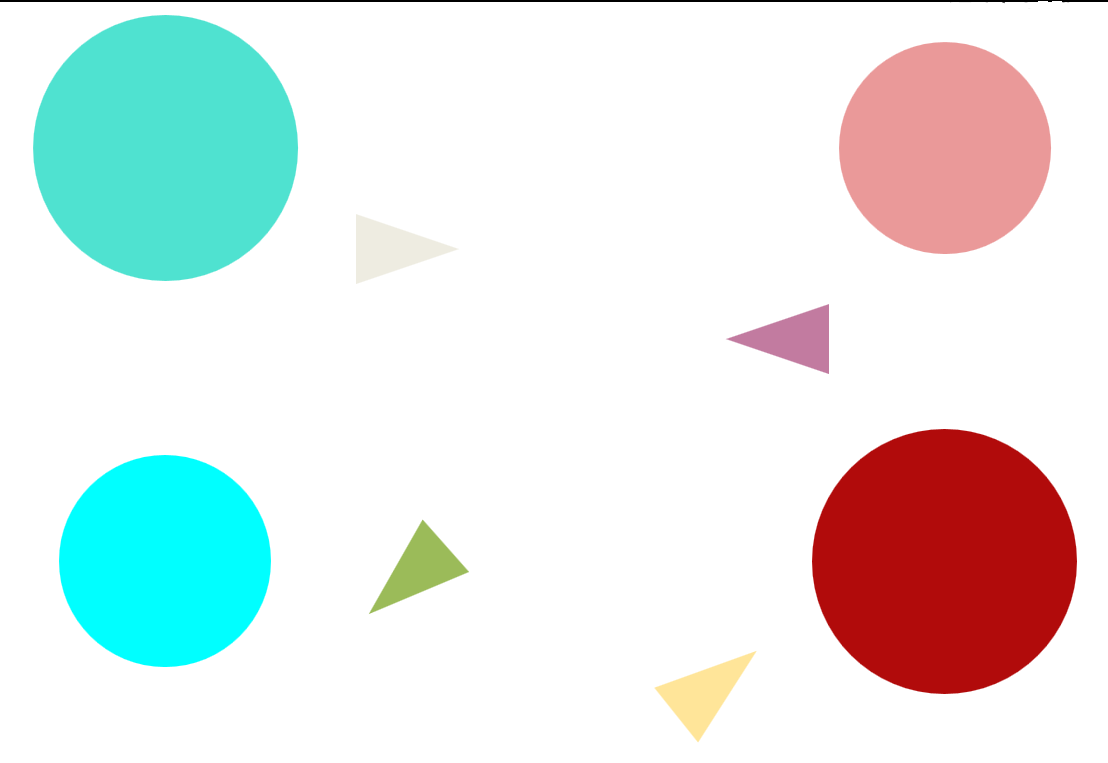
#> input picture circulo.png, 1108 x 763 px
$ jupyter execute nac_1_thetwo.ipynb   (shell and % lines are left out)
#> lines starting #> are read from the running program, lines starting #| are printed output that depends on the picture; after the words box and inside, x2 and y2 are one past the last pixel; in counts of white or black regions, pixels touching at a corner belong together
# Imports

[cell 1]
import cv2
from matplotlib import pyplot as plt
import numpy as np
import math

## Código

[cell 2]
# imagem original
img = cv2.imread('circulo.png')
#> img is the input picture: shape (763, 1108, 3); mean B, G, R 229.4, 231.2, 225.5

img_rgb = cv2.cvtColor(img, cv2.COLOR_BGR2RGB)

plt.figure(figsize = (10,10))
plt.imshow(img_rgb)

# R1

[cell 3]
img = cv2.imread('circulo.png')

img_hsv = cv2.cvtColor(img, cv2.COLOR_BGR2HSV)
#> img_hsv: shape (763, 1108, 3); mean H, S, V 10.6, 42.2, 245.9

image_lower_azul = np.array([0, 150, 100])
image_upper_azul = np.array([250, 250, 245])


mask_hsv = cv2.inRange(img_hsv, image_lower_azul, image_upper_azul)
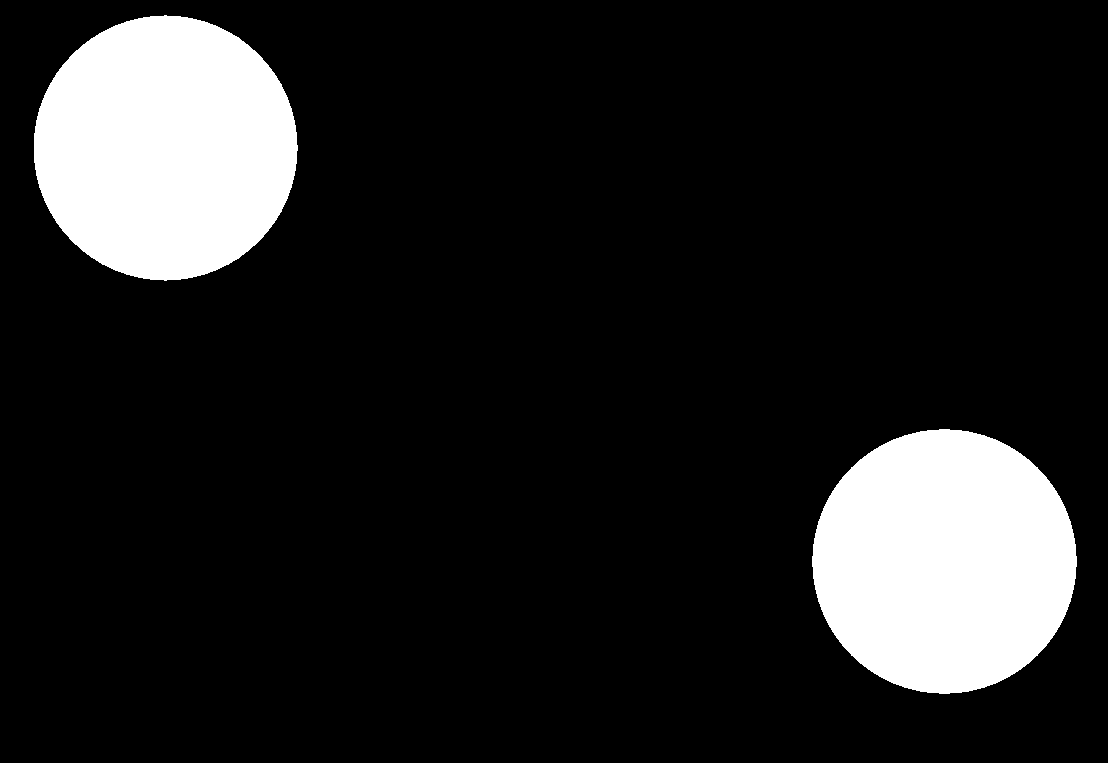
#> mask_hsv: shape (763, 1108); 13% white; 2 white regions

contornos, _ = cv2.findContours(mask_hsv, cv2.RETR_TREE, cv2.CHAIN_APPROX_SIMPLE)
#> contornos = 2 contours; box (x1, y1, x2, y2) and area: (812, 429, 1077, 694) 54498, (34, 15, 298, 281) 54480


mask_rgb = cv2.cvtColor(mask_hsv, cv2.COLOR_GRAY2RGB)
#> mask_rgb: shape (763, 1108, 3); 13% white; 2 white regions, box (x1, y1, x2, y2) and area: (812, 429, 1077, 694) 54873, (34, 15, 298, 281) 54854
contornos_img = mask_rgb.copy() # Cópia da máscara para ser desenhada "por cima"

cv2.drawContours(contornos_img, contornos, -1, [255, 0, 0], 5);

plt.figure(figsize = (10,10))
plt.imshow(contornos_img);

[cell 4]
color = (0,0,0)
color2 = (156, 184, 255)

# Calculo das coordenadas do centro de massa1
cnt = contornos[0]
#> cnt = contour of 388 points, box (x1, y1, x2, y2) (812, 429, 1077, 694), area 54498
M = cv2.moments(cnt)
#> M = moments, m00 54498, centre m10/m00, m01/m00 = (944, 561)

cx1 = int(M['m10']/M['m00'])
#> cx1 = 944
cy1 = int(M['m01']/M['m00'])
#> cy1 = 561
cv2.line(contornos_img,(cx1,cy1),(cx1,cy1),color,10)
#> contornos_img: shape (763, 1108, 3); mean B, G, R 34.5, 31.2, 31.2


# Calculo das coordenadas do centro de massa2
cnt2 = contornos[1]
#> cnt2 = contour of 380 points, box (x1, y1, x2, y2) (34, 15, 298, 281), area 54480
M2 = cv2.moments(cnt2)
#> M2 = moments, m00 54480, centre m10/m00, m01/m00 = (165.1, 147.5)

cx2 = int(M2['m10']/M2['m00'])
#> cx2 = 165
cy2 = int(M2['m01']/M2['m00'])
#> cy2 = 147
cv2.line(contornos_img,(cx2,cy2),(cx2,cy2),color,10)
#> contornos_img: shape (763, 1108, 3); mean B, G, R 34.5, 31.2, 31.2


# Calculo das Áreas
area1 = cv2.contourArea(cnt)
#> area1 = 54498
area2 = cv2.contourArea(cnt2)
#> area2 = 54480
# FONTE : https://docs.opencv.org/3.1.0/dd/d49/tutorial_py_contour_features.html


# Textos
font1 = cv2.FONT_HERSHEY_SIMPLEX
text1 = cy2 , cx2
#> text1 = (147, 165)
origem1 = (70,350)
cv2.putText(contornos_img, str(text1), origem1, font1,1,(200,50,0),2,cv2.LINE_AA)

font2 = cv2.FONT_HERSHEY_SIMPLEX
text2 = cy1 , cx1
#> text2 = (561, 944)
origem2 = (860,390)
cv2.putText(contornos_img, str(text2), origem2, font2,1,(200,50,0),2,cv2.LINE_AA)


# Textos das Áreas
font_area1 = cv2.FONT_HERSHEY_SIMPLEX
texto_area1 = "Area 1: {}".format(area1)
#> texto_area1 = 'Area 1: 54498.0'
origem_area1 = (40,390)
cv2.putText(contornos_img, str(texto_area1), origem_area1, font_area1,1,(200,50,0),2,cv2.LINE_AA)

font_area2 = cv2.FONT_HERSHEY_SIMPLEX
texto_area2 = "Area 2: {}".format(area2)
#> texto_area2 = 'Area 2: 54480.0'
origem_area2 = (820,350)
cv2.putText(contornos_img, str(texto_area2), origem_area2, font_area2,1,(200,50,0),2,cv2.LINE_AA)
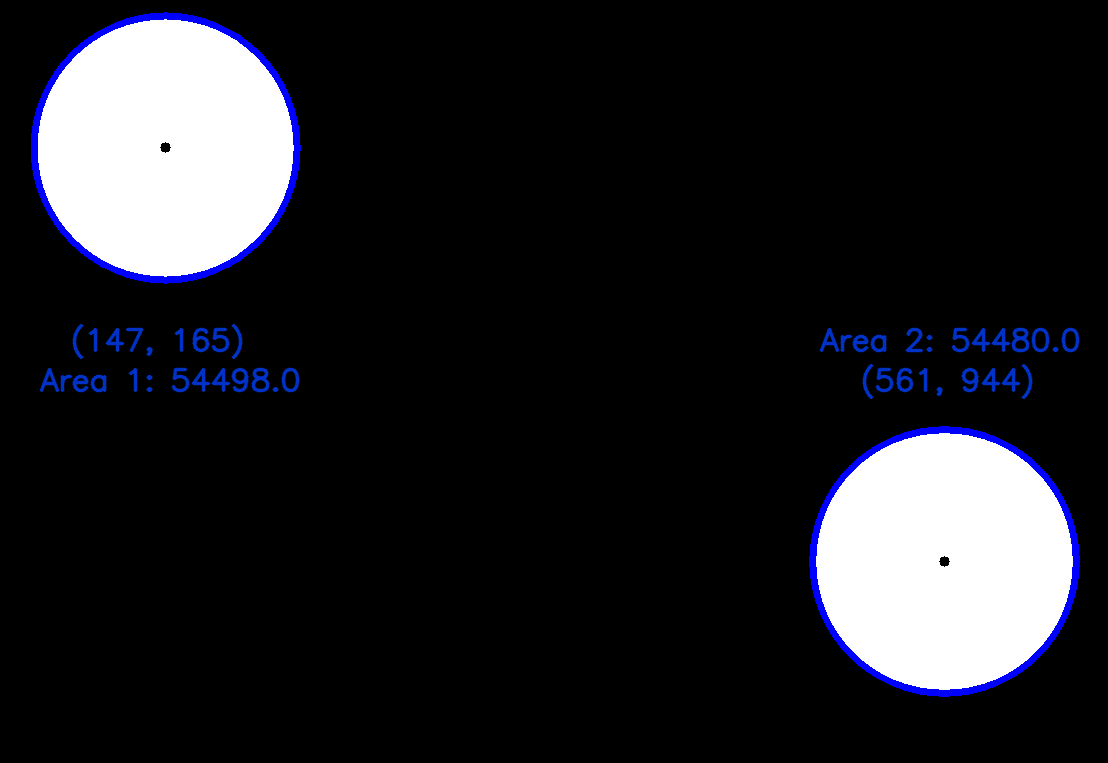
#> contornos_img: shape (763, 1108, 3); mean B, G, R 36, 31.6, 31.2


# Retorno imagem e informações
plt.figure(figsize = (10,10))
plt.imshow(contornos_img);

# R2

[cell 5]
color = (0,0,0)
color2 = (156, 184, 255)

# Calculo das coordenadas do centro de massa1
cnt = contornos[0]
M = cv2.moments(cnt)

cx1 = int(M['m10']/M['m00'])
cy1 = int(M['m01']/M['m00'])


# Calculo das coordenadas do centro de massa2
cnt2 = contornos[1]
M2 = cv2.moments(cnt2)

cx2 = int(M2['m10']/M2['m00'])
cy2 = int(M2['m01']/M2['m00'])

# Textos
font1 = cv2.FONT_HERSHEY_SIMPLEX
text1 = cy2 , cx2
origem1 = (70,350)
cv2.putText(contornos_img, str(text1), origem1, font2,1,(200,50,0),2,cv2.LINE_AA)
#> contornos_img: shape (763, 1108, 3); 0.1% of pixels changed, all inside (x1, y1, x2, y2) = (72, 324, 243, 360)


font2 = cv2.FONT_HERSHEY_SIMPLEX
text2 = cy1 , cx1
origem2 = (860,390)
cv2.putText(contornos_img, str(text2), origem2, font2,1,(200,50,0),2,cv2.LINE_AA)
#> contornos_img: shape (763, 1108, 3); mean B, G, R 36.1, 31.6, 31.2


# Linha entre os pontos
linha = cv2.line(contornos_img,(cx1,cy1),(cx2,cy2),color2,10)


plt.figure(figsize = (10,10))
plt.imshow(contornos_img)
#print(np.angle())

# Calculo do grau inclinação da reta

[cell 6]
color = (0,0,0)
color2 = (156, 184, 255)
color3 = (0, 255, 0)

# Calculo das coordenadas do centro de massa1
cnt = contornos[0]
M = cv2.moments(cnt)

cx1 = int(M['m10']/M['m00'])
cy1 = int(M['m01']/M['m00'])


# Calculo das coordenadas do centro de massa2
cnt2 = contornos[1]
M2 = cv2.moments(cnt2)

cx2 = int(M2['m10']/M2['m00'])
cy2 = int(M2['m01']/M2['m00'])

# Textos
font1 = cv2.FONT_HERSHEY_SIMPLEX
text1 = cy2 , cx2
origem1 = (70,350)
cv2.putText(contornos_img, str(text1), origem1, font2,1,(200,50,0),2,cv2.LINE_AA)


font2 = cv2.FONT_HERSHEY_SIMPLEX
text2 = cy1 , cx1
origem2 = (860,390)
cv2.putText(contornos_img, str(text2), origem2, font2,1,(200,50,0),2,cv2.LINE_AA)
#> contornos_img: shape (763, 1108, 3); mean B, G, R 37, 32.9, 33.2


# Linha entre os pontos
linha = cv2.line(contornos_img,(cx1,cy1),(cx2,cy2),color2,10)


# Linhas a mais do para formar um triangulo triangulo
cv2.line(contornos_img,(cx1,cy1),(cx2,cy1),color3,10)
cv2.line(contornos_img,(cx2,cy2),(cx2,cy1),color3,10)


# CALCULO DA ANGULATURA
inclinacao = (cy2-cy1)/(cx2-cx1)
#> inclinacao = 0.531
angulatura = round(math.degrees(inclinacao))
#> angulatura = 30


font3 = cv2.FONT_HERSHEY_SIMPLEX
text3 = "angulo de inclinacao da reta: {} graus".format(angulatura)
#> text3 = 'angulo de inclinacao da reta: 30 graus'
origem3 = (178,530)
cv2.putText(contornos_img, str(text3), origem3, font3,1,(200,50,0),2,cv2.LINE_AA)
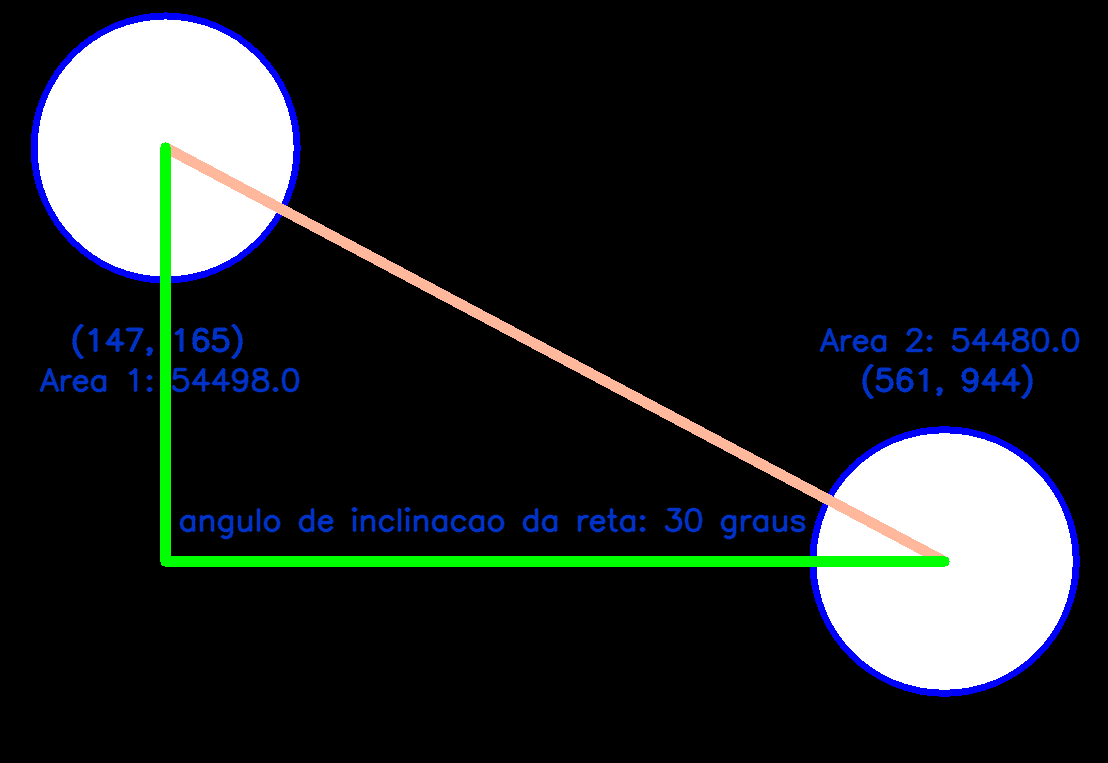
#> contornos_img: shape (763, 1108, 3); mean B, G, R 37.2, 36.2, 32.4

plt.figure(figsize = (10,10))
plt.imshow(contornos_img)
#print(np.angle())
